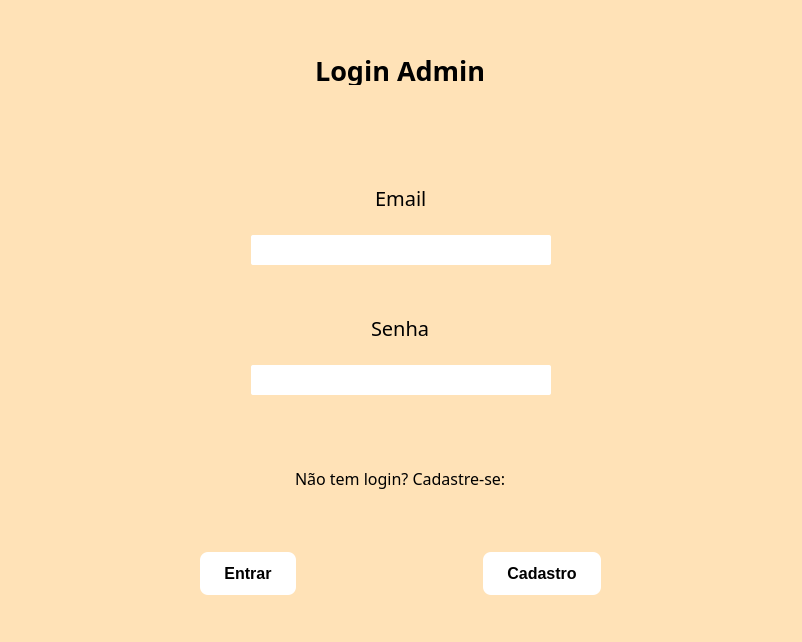
<?xml version="1.0" encoding="UTF-8"?>
<ui version="4.0">
 <class>MainWindow</class>
 <widget class="QMainWindow" name="MainWindow">
  <property name="geometry">
   <rect>
    <x>0</x>
    <y>0</y>
    <width>802</width>
    <height>642</height>
   </rect>
  </property>
  <property name="minimumSize">
   <size>
    <width>802</width>
    <height>642</height>
   </size>
  </property>
  <property name="windowTitle">
   <string>MainWindow</string>
  </property>
  <widget class="QWidget" name="centralwidget">
   <property name="styleSheet">
    <string notr="true">background-color: rgb(255, 226, 183);</string>
   </property>
   <widget class="QWidget" name="verticalLayoutWidget">
    <property name="geometry">
     <rect>
      <x>0</x>
      <y>0</y>
      <width>801</width>
      <height>621</height>
     </rect>
    </property>
    <layout class="QVBoxLayout" name="verticalLayout">
     <item>
      <spacer name="verticalSpacer_2">
       <property name="orientation">
        <enum>Qt::Vertical</enum>
       </property>
       <property name="sizeType">
        <enum>QSizePolicy::Fixed</enum>
       </property>
       <property name="sizeHint" stdset="0">
        <size>
         <width>20</width>
         <height>30</height>
        </size>
       </property>
      </spacer>
     </item>
     <item>
      <layout class="QHBoxLayout" name="horizontalLayout">
       <item>
        <spacer name="horizontalSpacer">
         <property name="orientation">
          <enum>Qt::Horizontal</enum>
         </property>
         <property name="sizeHint" stdset="0">
          <size>
           <width>40</width>
           <height>20</height>
          </size>
         </property>
        </spacer>
       </item>
       <item>
        <layout class="QVBoxLayout" name="verticalLayout_6">
         <property name="spacing">
          <number>0</number>
         </property>
         <property name="sizeConstraint">
          <enum>QLayout::SetDefaultConstraint</enum>
         </property>
         <property name="leftMargin">
          <number>0</number>
         </property>
         <property name="topMargin">
          <number>0</number>
         </property>
         <item alignment="Qt::AlignHCenter">
          <widget class="QLabel" name="label_16">
           <property name="maximumSize">
            <size>
             <width>16777214</width>
             <height>30</height>
            </size>
           </property>
           <property name="font">
            <font>
             <family>Bonello,regular</family>
             <pointsize>20</pointsize>
             <weight>75</weight>
             <bold>true</bold>
            </font>
           </property>
           <property name="styleSheet">
            <string notr="true">  font-family: 'Bonello', regular;
  font-weight: bold;
  letter-spacing: .2rem;</string>
           </property>
           <property name="inputMethodHints">
            <set>Qt::ImhNone</set>
           </property>
           <property name="text">
            <string>Login Admin</string>
           </property>
           <property name="scaledContents">
            <bool>false</bool>
           </property>
           <property name="wordWrap">
            <bool>false</bool>
           </property>
          </widget>
         </item>
         <item>
          <spacer name="verticalSpacer_5">
           <property name="orientation">
            <enum>Qt::Vertical</enum>
           </property>
           <property name="sizeType">
            <enum>QSizePolicy::Fixed</enum>
           </property>
           <property name="sizeHint" stdset="0">
            <size>
             <width>20</width>
             <height>100</height>
            </size>
           </property>
          </spacer>
         </item>
         <item alignment="Qt::AlignHCenter">
          <widget class="QLabel" name="label_18">
           <property name="maximumSize">
            <size>
             <width>16777215</width>
             <height>25</height>
            </size>
           </property>
           <property name="font">
            <font>
             <family>Bonello,regular</family>
             <pointsize>-1</pointsize>
            </font>
           </property>
           <property name="styleSheet">
            <string notr="true">  font-family: 'Bonello', regular;
  font-size: 20px;</string>
           </property>
           <property name="text">
            <string>Email</string>
           </property>
          </widget>
         </item>
         <item>
          <spacer name="verticalSpacer_6">
           <property name="orientation">
            <enum>Qt::Vertical</enum>
           </property>
           <property name="sizeType">
            <enum>QSizePolicy::Fixed</enum>
           </property>
           <property name="sizeHint" stdset="0">
            <size>
             <width>20</width>
             <height>25</height>
            </size>
           </property>
          </spacer>
         </item>
         <item>
          <widget class="QLineEdit" name="inputEmail">
           <property name="styleSheet">
            <string notr="true">background-color:white;
border-radius: 2px;
border: none;
width:300px;
height: 30px</string>
           </property>
          </widget>
         </item>
         <item>
          <spacer name="verticalSpacer_7">
           <property name="orientation">
            <enum>Qt::Vertical</enum>
           </property>
           <property name="sizeType">
            <enum>QSizePolicy::Fixed</enum>
           </property>
           <property name="sizeHint" stdset="0">
            <size>
             <width>20</width>
             <height>50</height>
            </size>
           </property>
          </spacer>
         </item>
         <item alignment="Qt::AlignHCenter">
          <widget class="QLabel" name="label_19">
           <property name="maximumSize">
            <size>
             <width>16777215</width>
             <height>25</height>
            </size>
           </property>
           <property name="font">
            <font>
             <family>Bonello,regular</family>
             <pointsize>-1</pointsize>
            </font>
           </property>
           <property name="styleSheet">
            <string notr="true">  font-family: 'Bonello', regular;
  font-size: 20px;</string>
           </property>
           <property name="text">
            <string>Senha</string>
           </property>
          </widget>
         </item>
         <item>
          <spacer name="verticalSpacer_8">
           <property name="orientation">
            <enum>Qt::Vertical</enum>
           </property>
           <property name="sizeType">
            <enum>QSizePolicy::Fixed</enum>
           </property>
           <property name="sizeHint" stdset="0">
            <size>
             <width>20</width>
             <height>25</height>
            </size>
           </property>
          </spacer>
         </item>
         <item alignment="Qt::AlignHCenter">
          <widget class="QLineEdit" name="inputSenha">
           <property name="styleSheet">
            <string notr="true">background-color:white;
border-radius: 2px;
border: none;
width:300px;
height: 30px</string>
           </property>
          </widget>
         </item>
         <item>
          <spacer name="verticalSpacer_9">
           <property name="orientation">
            <enum>Qt::Vertical</enum>
           </property>
           <property name="sizeType">
            <enum>QSizePolicy::Fixed</enum>
           </property>
           <property name="sizeHint" stdset="0">
            <size>
             <width>20</width>
             <height>40</height>
            </size>
           </property>
          </spacer>
         </item>
        </layout>
       </item>
       <item>
        <spacer name="horizontalSpacer_2">
         <property name="orientation">
          <enum>Qt::Horizontal</enum>
         </property>
         <property name="sizeHint" stdset="0">
          <size>
           <width>40</width>
           <height>20</height>
          </size>
         </property>
        </spacer>
       </item>
      </layout>
     </item>
     <item alignment="Qt::AlignHCenter">
      <widget class="QLabel" name="label_20">
       <property name="maximumSize">
        <size>
         <width>16777215</width>
         <height>25</height>
        </size>
       </property>
       <property name="font">
        <font>
         <family>Bonello,regular</family>
         <pointsize>-1</pointsize>
        </font>
       </property>
       <property name="styleSheet">
        <string notr="true">  font-family: 'Bonello', regular;
  font-size: 16px;</string>
       </property>
       <property name="text">
        <string>Não tem login? Cadastre-se:</string>
       </property>
      </widget>
     </item>
     <item>
      <spacer name="verticalSpacer_12">
       <property name="orientation">
        <enum>Qt::Vertical</enum>
       </property>
       <property name="sizeType">
        <enum>QSizePolicy::Fixed</enum>
       </property>
       <property name="sizeHint" stdset="0">
        <size>
         <width>20</width>
         <height>30</height>
        </size>
       </property>
      </spacer>
     </item>
     <item>
      <layout class="QHBoxLayout" name="horizontalLayout_4">
       <item>
        <spacer name="horizontalSpacer_5">
         <property name="orientation">
          <enum>Qt::Horizontal</enum>
         </property>
         <property name="sizeType">
          <enum>QSizePolicy::Fixed</enum>
         </property>
         <property name="sizeHint" stdset="0">
          <size>
           <width>200</width>
           <height>20</height>
          </size>
         </property>
        </spacer>
       </item>
       <item alignment="Qt::AlignHCenter">
        <widget class="QPushButton" name="btnEntrar">
         <property name="styleSheet">
          <string notr="true">  background:white;
letter-spacing: .2rem;
  color: black; /* Texto branco */
  font-family: 'Betty', regular;
  font-size: 16px;
  font-weight: bold;
  padding: 12px 24px; /* Tamanho do botão */
  border: none; /* Remove bordas padrão */

  border-radius: 8px; /* Bordas arredondadas */
  cursor: pointer; /* Cursor de ponteiro ao passar o mouse */
  box-shadow: 0 4px 6px rgba(0, 0, 0, 0.1); /* Sombra suave */
  transition: all 0.3s ease-in-out; /* Animação suave */</string>
         </property>
         <property name="text">
          <string>Entrar</string>
         </property>
        </widget>
       </item>
       <item>
        <spacer name="horizontalSpacer_4">
         <property name="orientation">
          <enum>Qt::Horizontal</enum>
         </property>
         <property name="sizeHint" stdset="0">
          <size>
           <width>40</width>
           <height>20</height>
          </size>
         </property>
        </spacer>
       </item>
       <item alignment="Qt::AlignHCenter">
        <widget class="QPushButton" name="btnCadastrar">
         <property name="styleSheet">
          <string notr="true">  background:white;
letter-spacing: .2rem;
  color: black; /* Texto branco */
  font-family: 'Betty', regular;
  font-size: 16px;
  font-weight: bold;
  padding: 12px 24px; /* Tamanho do botão */
  border: none; /* Remove bordas padrão */

  border-radius: 8px; /* Bordas arredondadas */
  cursor: pointer; /* Cursor de ponteiro ao passar o mouse */
  box-shadow: 0 4px 6px rgba(0, 0, 0, 0.1); /* Sombra suave */
  transition: all 0.3s ease-in-out; /* Animação suave */</string>
         </property>
         <property name="text">
          <string>Cadastro</string>
         </property>
        </widget>
       </item>
       <item>
        <spacer name="horizontalSpacer_3">
         <property name="orientation">
          <enum>Qt::Horizontal</enum>
         </property>
         <property name="sizeType">
          <enum>QSizePolicy::Fixed</enum>
         </property>
         <property name="sizeHint" stdset="0">
          <size>
           <width>200</width>
           <height>20</height>
          </size>
         </property>
        </spacer>
       </item>
      </layout>
     </item>
     <item>
      <layout class="QVBoxLayout" name="verticalLayout_3"/>
     </item>
    </layout>
   </widget>
  </widget>
 </widget>
 <resources/>
 <connections/>
</ui>
